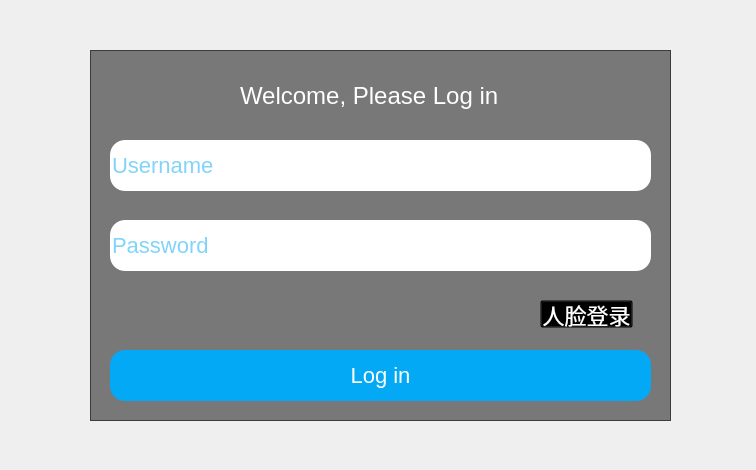
<?xml version="1.0" encoding="UTF-8"?>
<ui version="4.0">
 <class>login</class>
 <widget class="QWidget" name="login">
  <property name="geometry">
   <rect>
    <x>0</x>
    <y>0</y>
    <width>756</width>
    <height>470</height>
   </rect>
  </property>
  <property name="windowTitle">
   <string>登录</string>
  </property>
  <property name="autoFillBackground">
   <bool>false</bool>
  </property>
  <property name="styleSheet">
   <string notr="true">#login{
background:url(:/image/bg.jpg);
}
QFrame{
background:rgba(0,0,0,0.5);
}
#loginBtn{
background:#03a9f4;
color:#fff;
border-radius:15px;
font-size:22px;
}
#faceBtn{
background:transparent;
font-size:18px;
color:#fff;
font-size:22px;
}
#username{
border-radius:15px;
color:#03a9f4;
font-size:22px;
}
#password{
border-radius:15px;
color:#03a9f4;
font-size:22px;
}
#title{
color:#fff;
background:transparent;
font-size:24px;
}
</string>
  </property>
  <widget class="QFrame" name="UI">
   <property name="geometry">
    <rect>
     <x>90</x>
     <y>50</y>
     <width>581</width>
     <height>371</height>
    </rect>
   </property>
   <property name="frameShape">
    <enum>QFrame::StyledPanel</enum>
   </property>
   <property name="frameShadow">
    <enum>QFrame::Raised</enum>
   </property>
   <widget class="QPushButton" name="loginBtn">
    <property name="geometry">
     <rect>
      <x>20</x>
      <y>300</y>
      <width>541</width>
      <height>51</height>
     </rect>
    </property>
    <property name="text">
     <string>Log in</string>
    </property>
   </widget>
   <widget class="QLineEdit" name="username">
    <property name="geometry">
     <rect>
      <x>20</x>
      <y>90</y>
      <width>541</width>
      <height>51</height>
     </rect>
    </property>
    <property name="text">
     <string/>
    </property>
    <property name="placeholderText">
     <string>Username</string>
    </property>
   </widget>
   <widget class="QLineEdit" name="password">
    <property name="geometry">
     <rect>
      <x>20</x>
      <y>170</y>
      <width>541</width>
      <height>51</height>
     </rect>
    </property>
    <property name="text">
     <string/>
    </property>
    <property name="echoMode">
     <enum>QLineEdit::Password</enum>
    </property>
    <property name="placeholderText">
     <string>Password</string>
    </property>
   </widget>
   <widget class="QLabel" name="title">
    <property name="geometry">
     <rect>
      <x>150</x>
      <y>30</y>
      <width>261</width>
      <height>31</height>
     </rect>
    </property>
    <property name="text">
     <string>Welcome, Please Log in</string>
    </property>
   </widget>
   <widget class="QPushButton" name="faceBtn">
    <property name="geometry">
     <rect>
      <x>450</x>
      <y>250</y>
      <width>93</width>
      <height>28</height>
     </rect>
    </property>
    <property name="text">
     <string>人脸登录</string>
    </property>
   </widget>
  </widget>
 </widget>
 <resources>
  <include location="resource.qrc"/>
 </resources>
 <connections>
  <connection>
   <sender>loginBtn</sender>
   <signal>clicked()</signal>
   <receiver>login</receiver>
   <slot>login_button_click()</slot>
   <hints>
    <hint type="sourcelabel">
     <x>363</x>
     <y>384</y>
    </hint>
    <hint type="destinationlabel">
     <x>727</x>
     <y>378</y>
    </hint>
   </hints>
  </connection>
 </connections>
 <slots>
  <slot>login_button_click()</slot>
 </slots>
</ui>
